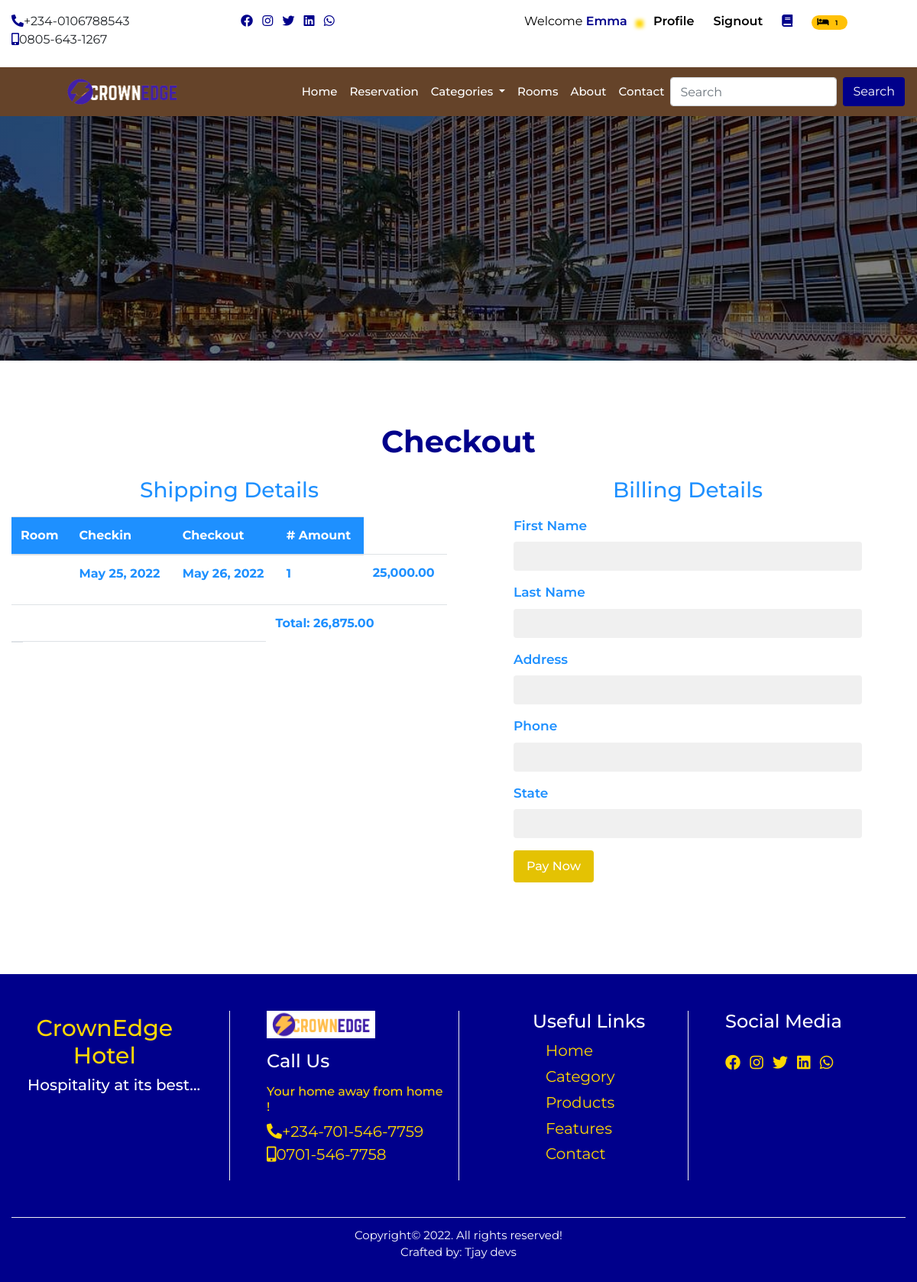
The app's page /checkout/ (signed in), older data.
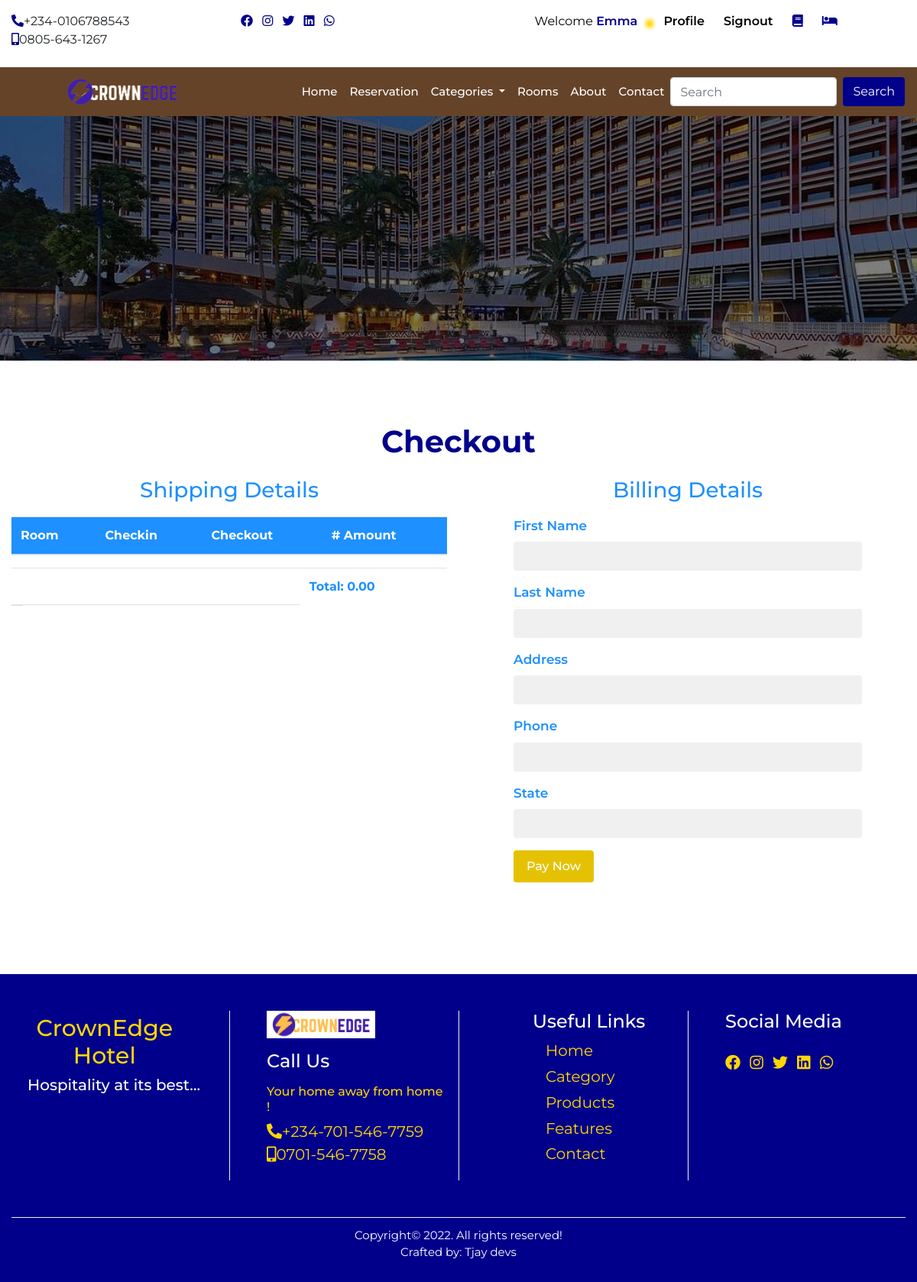
The same page, newer data.
### booking/models.py (models this page shows, shortened)
class Booking(models.Model):
    user = models.ForeignKey(User,on_delete=models.CASCADE)
    room = models.ForeignKey(Room,on_delete=models.CASCADE)
    booking_code = models.CharField(max_length=50)
    checkin = models.DateField()
    checkout = models.DateField()
    no_days = models.IntegerField(blank=True,null=True)
    price = models.IntegerField(default=1)
    amount = models.IntegerField(blank=True,null=True)
    paid = models.BooleanField(default=False)
    available = models.BooleanField(default=True)
    booking_date = models.DateTimeField(auto_now=True)
    del_booking = models.DateTimeField(default=timezone.now)
    future = models.BooleanField(default=False)
    checkout_update = models.DateTimeField(auto_now=True)
    display = models.BooleanField(default=True)

### home/views.py (the view)
# urls.py: path('checkout/', views.checkout, name='checkout'),
@login_required(login_url='signin')
def checkout(request):
    profile = Profile.objects.get(user__username=request.user.username)
    booking = Booking.objects.filter(user__username=request.user.username,paid=False)
    subtotal = 0
    vat = 0
    total = 0
    for item in booking:
        subtotal += item.price * item.no_days
    vat = 0.075 * subtotal
    total = subtotal + vat
    context = {
        'booking':booking,
        'vat':vat,
        'total':total,
    }
    return render(request,'checkout.html',context)

### home/context_processor.py (called while the page is built)
def dropdown(request):
    categories = Category.objects.all()
    context = {
        'categories':categories
    }
    return context

def company(request):
    cprofile = CompanyProfile.objects.get(pk=1)
    context = {
        'cprofile':cprofile
    }
    return context

def cartcount(request):
    count = Booking.objects.filter(user__username= request.user.username,paid=False)
    itemcount = 0
    for item in count:
        itemcount += item.no_days
    context = {
        'itemcount':itemcount,
    }
    return context

### home/templatetags/sample_tags.py (called while the page is built)
@register.simple_tag
def intralink(main, link):
    return reverse(main) + '#' + link

### home/templates/checkout.html (shortened to what this page needs)
{% extends "base.html" %}
{% load humanize %}
{% block header %} {% include 'header.html' %} {% endblock header %}
{% block banner %} {% include 'banner.html' %} {% endblock banner %}
{% block content %}
<section>
  <div class="container-fluid check">
    <h1 class="title">checkout</h1>
    <div class="row">
      <div class="col-12 col-sm-12 col-md-6">
        <h3 class="summary">shipping details</h3>
        <div class="table-responsive">
          <table class="cart table">
            <thead>
              <tr>
                <th scope="col">room</th>
                <th scope="col">checkin</th>
                <th scope="col">checkout</th>
                <th scope="col"># amount</th>
              </tr>
            </thead>
            <tbody>
              {% if booking %}
                {% for item in booking %}
                  <tr>
                    <td><img src="{{item.room.room.room_img.url}}"></td>
                    <td>{{item.checkin}}</td>
                    <td>{{item.checkout}}</td>
                    <td>{{item.no_days}} </td>
                    <td>{{item.amount|floatformat:2|intcomma}}</td>
                {% endfor %}
              {% endif %}
              </tr>
            </tbody>
          </table>
          <table class="cart table">
            <tbody>
            <tr>
              <td class="row"></td>
              <td></td>
              <td></td>
              <td></td>
              <td></td>
              <td></td>
              <td></td>
              <td></td>
              <td></td>
              <td></td>
              <td>Total: {{total|floatformat:2|intcomma}}</td>
            </tr>
            <td class="row"></td>
              <td></td>
              <td></td>
              <td></td>
              <td></td>
              <td></td>
              <td></td>
              <td></td>
              <td></td>
              <td></td>
          </tbody>
        </table>
        </div>
      </div>
      <div class="col-12 col-sm-12 col-md-6">
        <h3 class="summary">billing details</h3>
          <div class="shipping">
            <form action="{% url 'pay' %}" method='POST'>
              <div class="form-group">
                <label class="labe" for="exampleInputText1">first name</label>
                <input type="text" name='first_name' value= '{{profile.first_name}}' class="form-control" id="exampleInputText1" aria-describedby="textHelp">
              </div>
              <div class="form-group">
                <label class="labe"  for="exampleInputText1">last name</label>
                <input type="text" name='last_name' value='{{profile.last_name}}' class="form-control" id="exampleInputText1" aria-describedby="textHelp">
              </div>
              <div class="form-group">
                <label class="labe"  for="exampleInputText1">address</label>
                <input type="text" name='address' value='{{profile.address}}' class="form-control" id="exampleInputText1" aria-describedby="textHelp">
              </div>
              <div class="form-group">
                <label class="labe"  for="exampleInputText1">phone</label>
                <input type="text" name='phone' value='{{profile.phone}}' class="form-control" id="exampleInputText1" aria-describedby="textHelp">
              </div>
              <div class="form-group">
                <label class="labe"  for="exampleInputText1">state</label>
                <input type="text" name='state' value='{{profile.state}}' class="form-control" id="exampleInputText1" aria-describedby="textHelp">
              </div>
              <button type="submit" class="btn contact-btn">Pay Now</button>
            </form>
          </div>
      </div>
    </div>
  </div>
</section>
{% endblock content %}
{% block footer %} {% include 'footer.html' %} {% endblock footer %}

### home/templates/header.html (shortened to what this page needs)
{% load sample_tags %}
<div class="container-fluid">
    <div class="row">
      <div class="col-12 col-sm-6 col-md-2 col-lg-3 mt-3 mb-2 hide">
        <ul class="list-inline">
          <li class="list-inline-item"><a href=""><i class="fas fa-phone-alt"></i></a><span>+234-0106788543</span></li>
          <li class="list-inline-item"><a href=""><i class="fas fa-mobile-alt"></i></a><span>0805-643-1267</span></li>
        </ul>
      </div>
      <div class="col-12 col-sm-6 col-md-2 col-lg-3 mt-3 mb-2 hide">
        <ul class="list-inline">
          <li class="list-inline-item"><a href=""><i class="fab fa-facebook"></i></a></li>
          <li class="list-inline-item"><a href=""><i class="fab fa-instagram"></i></a></li>
          <li class="list-inline-item"><a href=""><i class="fab fa-twitter"></i></a></li>
          <li class="list-inline-item"><a href=""><i class="fab fa-linkedin"></i></a></li>
          <li class="list-inline-item"><a href=""><i class="fab fa-whatsapp"></i></a></li>
        </ul>
      </div>
      <div class="col-12 col-sm-12 col-md-8 col-lg-6 mt-3 mb-2 auth">
        <ul class="">
          {% if user.is_authenticated %}
            <li class=""><a href="{% url 'profile' %}" class="welcome">welcome <span>
              {% if user.first_name %}
                {{request.user.first_name}}
              {% else %}
                {{request.user.username}}
              {% endif %}
            </span></i></a></li>
            <li class=""><a href="{% url 'profile' %}" class="user-btn"><span>profile</span></a></li>
            <li class=""><a href="{% url 'signout' %}" class="user-btn"><span>signout</span></a></li>
            <li class=""><a href="{% url 'history' %}" class="user-btn"><i class="fas fa-book"></i></a></li>
            <li class="">
              <a href="{% url 'booked' %}" class="user-btn">
                {% if itemcount > 0 %}
                  <span class="badge badge-pill badge-warning">
                    <i class="fas fa-bed"></i>
                    <span class="badge badge-pill badge-warning">{{itemcount}}</span>
                  </span>
                {% else %}
                  <i class="fas fa-bed"></i>
                {% endif %}
              </a>
            </li>
          {% else %}
            <li class=""><a href="{% url 'signin' %}" class="user-btn"><i class="fas fa-user"></i><span>signin</span></a></li>
            <li class=""><a href="{% url 'signup' %}" class="user-btn"><i class="fas fa-users"></i><span>signup</span></a></li>
          {% endif %}
        </ul>
      </div>
    </div>
  </div>
      <nav class="navbar navbar-expand-lg navbar-light sticky-top">
        <a class="navbar-brand" href="{% url 'home' %}"><img src="{{cprofile.logo.url}}" alt=""></a>
        <div class="collapse navbar-collapse" id="navbarSupportedContent">
          <ul class="navbar-nav ml-auto">
            <li class="nav-item active">
              <a class="nav-link" href="{% url 'home' %}">home <span class="sr-only">(current)</span></a>
            </li>
            <li class="nav-item">
              <a class="nav-link" href="{% url 'booked' %}">reservation</a>
            </li>
            <li class="nav-item dropdown">
              <a class="nav-link dropdown-toggle" href="" id="navbarDropdown" role="button" data-toggle="dropdown" aria-haspopup="true" aria-expanded="false">
                categories
              </a>
            </li>
            <li class="nav-item">
              <a class="nav-link" href="{% url 'rooms' %}">rooms</a>
            </li>
            <li class="nav-item">
              <a class="nav-link" href="{% intralink 'home' 'abouttus' %}">about</a>
            </li>
            <li class="nav-item">
              <a class="nav-link" href="{% intralink 'home' 'contact' %}">contact</a>
            </li>
          </ul>
          <form class="form-inline my-2 my-lg-0" action="{% url 'search' %}" method="POST">
            <input class="form-control mr-sm-2" name="search" type="search" placeholder="Search" aria-label="Search">
            <button class="btn form-btn" type="submit">Search</button>
          </form>
        </div>
      </nav>

Row changes from the older to the newer data that the page shows:
removed Booking: checkin "May 25, 2022", checkout "May 26, 2022", no_days "1", amount "25,000.00"
Text that changed along with them:
{{ total|floatformat:2|intcomma }}: "26,875.00" → "0.00"
{{ itemcount }}: "1" → (not shown)
